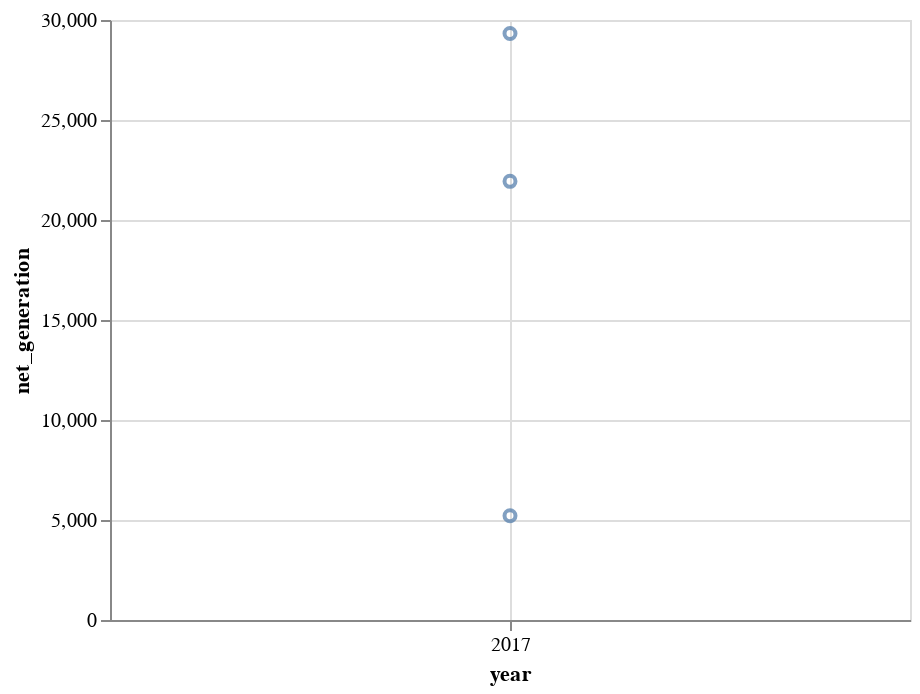

Source (notebook cell):
### Code cell
c2 = alt.Chart(df2).mark_point().encode(
    x='year:T',
    y='net_generation')
c2

### Figure 1 — Vega-Lite specification as saved in the notebook (floating-point values rounded to 4 significant figures)
{"config": {"view": {"continuousWidth": 400, "continuousHeight": 300}}, "data": {"name": "data-ef86d10832ce20f409b6a77e630e264b"}, "mark": "point", "encoding": {"x": {"field": "year", "type": "temporal"}, "y": {"field": "net_generation", "type": "quantitative"}}, "$schema": "https://vega.github.io/schema/vega-lite/v4.17.0.json", "datasets": {"data-ef86d10832ce20f409b6a77e630e264b": [{"year": "2017-01-01T00:00:00", "source": "Fossil Fuels", "net_generation": 29329}, {"year": "2017-01-01T00:00:00", "source": "Nuclear Energy", "net_generation": 5214}, {"year": "2017-01-01T00:00:00", "source": "Renewables", "net_generation": 21933}]}}
